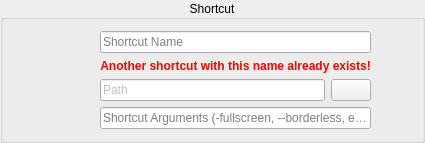
        <widget class="QGroupBox" name="shortcutSettings">
         <property name="title">
          <string>Shortcut</string>
         </property>
         <property name="alignment">
          <set>Qt::AlignmentFlag::AlignCenter</set>
         </property>
         <layout class="QHBoxLayout" name="horizontalLayout_2" stretch="1,0,3,1">
          <item>
           <spacer name="horizontalSpacer_3">
            <property name="orientation">
             <enum>Qt::Orientation::Horizontal</enum>
            </property>
            <property name="sizeHint" stdset="0">
             <size>
              <width>40</width>
              <height>20</height>
             </size>
            </property>
           </spacer>
          </item>
          <item>
           <widget class="QPushButton" name="shortcutIco">
            <property name="whatsThis">
             <string>&lt;html&gt;&lt;head/&gt;&lt;body&gt;&lt;p&gt;Click to set the icon for this shortcut.&lt;/p&gt;&lt;p&gt;Acceptable formats are &lt;span style=&quot; font-style:italic;&quot;&gt;PNG, EXE, ICO,&lt;/span&gt; or &lt;span style=&quot; font-style:italic;&quot;&gt;DLL&lt;/span&gt; - the latter three will be extracted with &lt;span style=&quot; font-style:italic;&quot;&gt;icoextract&lt;/span&gt; and &lt;span style=&quot; font-style:italic;&quot;&gt;icoutils,&lt;/span&gt; if found on the system.&lt;/p&gt;&lt;/body&gt;&lt;/html&gt;</string>
            </property>
            <property name="accessibleName">
             <string>Shortcut Icon</string>
            </property>
            <property name="text">
             <string/>
            </property>
            <property name="icon">
             <iconset theme="application-x-executable"/>
            </property>
            <property name="iconSize">
             <size>
              <width>64</width>
              <height>64</height>
             </size>
            </property>
            <property name="flat">
             <bool>true</bool>
            </property>
           </widget>
          </item>
          <item>
           <layout class="QGridLayout" name="shortcutFields">
            <item row="3" column="0" colspan="2">
             <widget class="QLineEdit" name="shortcutArgs">
              <property name="whatsThis">
               <string>&lt;html&gt;&lt;head/&gt;&lt;body&gt;&lt;p&gt;Enter any arguments that gets passed to the executable for this shortcut. These usually allow for enabling hidden or undocumented features of an app, such as borderless windowed modes or fullscreen on launch. Refer to your app's documentation for information on what arguments can be used with it.&lt;/p&gt;&lt;p&gt;If unsure, leave this field blank.&lt;/p&gt;&lt;/body&gt;&lt;/html&gt;</string>
              </property>
              <property name="accessibleName">
               <string>Shortcut Arguments</string>
              </property>
              <property name="placeholderText">
               <string>Shortcut Arguments (-fullscreen, --borderless, etc.)</string>
              </property>
              <property name="clearButtonEnabled">
               <bool>true</bool>
              </property>
              <property name="isFor" stdset="0">
               <string>Args</string>
              </property>
             </widget>
            </item>
            <item row="2" column="1">
             <widget class="QPushButton" name="shortcutPathBtn">
              <property name="whatsThis">
               <string>&lt;html&gt;&lt;head/&gt;&lt;body&gt;&lt;p&gt;Click to select a new executable for this shortcut.&lt;/p&gt;&lt;/body&gt;&lt;/html&gt;</string>
              </property>
              <property name="accessibleName">
               <string>Select an Executable</string>
              </property>
              <property name="text">
               <string/>
              </property>
              <property name="icon">
               <iconset theme="document-open"/>
              </property>
              <property name="iconSize">
               <size>
                <width>16</width>
                <height>16</height>
               </size>
              </property>
             </widget>
            </item>
            <item row="2" column="0">
             <widget class="QLineEdit" name="shortcutPath">
              <property name="enabled">
               <bool>true</bool>
              </property>
              <property name="whatsThis">
               <string>&lt;html&gt;&lt;head/&gt;&lt;body&gt;&lt;p&gt;The current path for this shortcut.&lt;/p&gt;&lt;/body&gt;&lt;/html&gt;</string>
              </property>
              <property name="accessibleName">
               <string>Executable Path</string>
              </property>
              <property name="styleSheet">
               <string notr="true">color: gray</string>
              </property>
              <property name="readOnly">
               <bool>true</bool>
              </property>
              <property name="placeholderText">
               <string>Path</string>
              </property>
              <property name="isFor" stdset="0">
               <string>Path</string>
              </property>
             </widget>
            </item>
            <item row="0" column="0" colspan="2">
             <widget class="QLineEdit" name="shortcutName">
              <property name="whatsThis">
               <string>&lt;html&gt;&lt;head/&gt;&lt;body&gt;&lt;p&gt;Enter the name of this shortcut as it appears in the shortcuts list.&lt;/p&gt;&lt;/body&gt;&lt;/html&gt;</string>
              </property>
              <property name="accessibleName">
               <string>Shortcut Name</string>
              </property>
              <property name="placeholderText">
               <string>Shortcut Name</string>
              </property>
              <property name="isFor" stdset="0">
               <string>Name</string>
              </property>
             </widget>
            </item>
            <item row="1" column="0" colspan="2">
             <widget class="QLabel" name="nameMatchWarning">
              <property name="font">
               <font>
                <pointsize>9</pointsize>
                <bold>true</bold>
               </font>
              </property>
              <property name="styleSheet">
               <string notr="true">color: red</string>
              </property>
              <property name="text">
               <string>Another shortcut with this name already exists!</string>
              </property>
              <property name="alignment">
               <set>Qt::AlignmentFlag::AlignCenter</set>
              </property>
             </widget>
            </item>
           </layout>
          </item>
          <item>
           <spacer name="horizontalSpacer_4">
            <property name="orientation">
             <enum>Qt::Orientation::Horizontal</enum>
            </property>
            <property name="sizeHint" stdset="0">
             <size>
              <width>40</width>
              <height>20</height>
             </size>
            </property>
           </spacer>
          </item>
         </layout>
        </widget>
